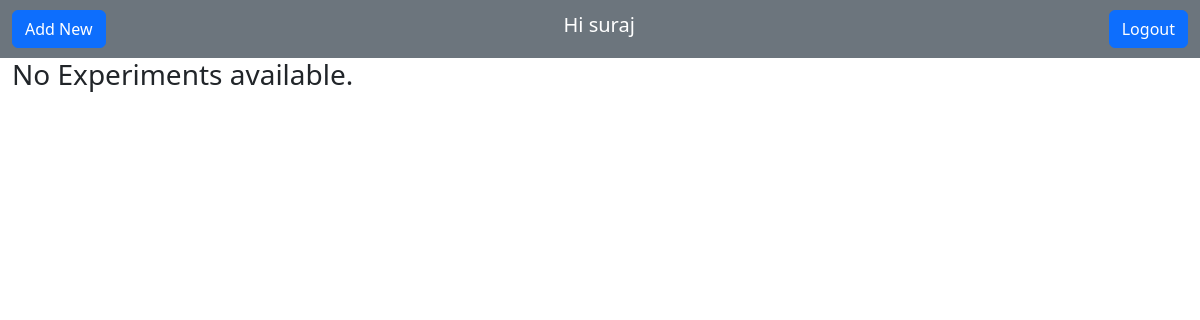
Before: /exp-admin (signed in) with the older database file.
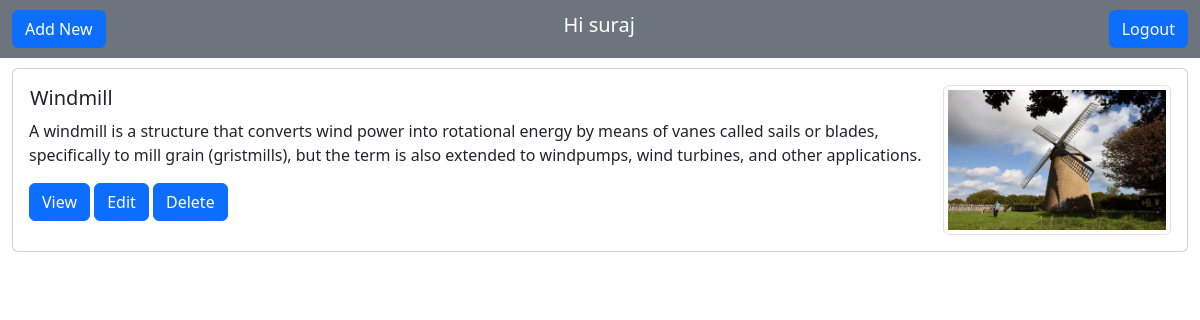
After: the same page with the newer database file.
### diy/models.py (models this page shows, shortened)
class Experiments(models.Model):
    user = models.ForeignKey(
        User, on_delete=models.CASCADE, null=True, blank=True)
    exp_name = models.CharField(blank=False, max_length=100)
    description = models.TextField(blank=False, null=False)
    difficulty = models.IntegerField(blank=False)
    subject = models.CharField(blank=False, max_length=100)
    image = models.ImageField(upload_to='images/')
    safety = models.TextField(blank=False)
    claps = models.IntegerField(null=True, blank=True,default=1)
    steps = models.TextField(blank=True)
    class Meta:
        order_with_respect_to = 'user'

### diy/views.py (the view)
# urls.py: path("exp-admin", ExpList.as_view(), name="exp_list"),
class ExpList(LoginRequiredMixin, ListView):
    model = Experiments
    context_object_name= "exp_list"
    template_name = "diy/experiments_list.html"
    def get_context_data(self, **kwargs):
        context = super().get_context_data(**kwargs)
        context['exp_list'] = context['exp_list'].filter(user=self.request.user)
        return context

### diy/templates/diy/experiments_list.html (shortened to what this page needs)
<!DOCTYPE html>
<html lang="en">
<head>
    <link rel="stylesheet" href="https://cdn.jsdelivr.net/npm/bootstrap@5.2.0/dist/css/bootstrap.min.css">
</head>
<body>
    <nav class="navbar navbar-expand-lg bg-secondary">
        <div class="container-fluid">
                <a class="btn btn-primary text-bg-primary display-8" href="{% url 'experiment_create' %}" style="text-decoration:none ;">Add New</a>
            {% if request.user.is_authenticated %}
                <div class="navbar-brand h2 display-7" style="color: white;">Hi {{request.user}} {{color}}</div>
                    <a class="btn btn-primary justify-content-end text-bg-primary display-8" href="{% url 'logout' %}" style="text-decoration:none ;">Logout</a>
            {% else %}
                    <a class="btn btn-primary ustify-content-end text-bg-primary display-8" href="{% url 'login' %}" style="text-decoration:none ;">Login</a>
            {% endif %}
        </div>
    </nav>
    <div class="container-fluid">
        {% for exp in exp_list %}
        <div class="card" style="width: 100%; margin-top:10px; margin-bottom: 10px;">
            <div class="card-body">
                <table>
                    <thead>
                        <tr>
                            <th><h5 class="card-title">{{exp.exp_name}}</h5></th>
                        </tr>
                        <tr>
                            <img src="{{ exp.image.url }}" class="img-fluid img-thumbnail" style="width: 20%; height: 150px; float: right;" />
                        </tr>
                    </thead>
                </table>
                <p class="card-text">{{exp.description}}</p>
                <a class="btn btn-primary" href="{% url 'experiment' exp.id%}">View</a>
                <a class="btn btn-primary" href="{% url 'experiment_update' exp.id%}">Edit</a>
                <a class="btn btn-primary" href="{% url 'experiment_delete' exp.id%}">Delete</a>
            </div>
        </div>
        {% empty %}
        <h3>No Experiments available.</h3>
    {% endfor %}
    </div>
</body>
</html>

Changed rows visible on the page:
now on this page (row edited): Experiments: exp_name "Windmill", image (picture), description "A windmill is a structure that converts wind power into rotational energy by means of vanes called sails or blades, specifically to mill grain (gristmills), but the term is also extended to windpumps, wind turbines, and other applications."
Other visible differences:
text no longer shown: "No Experiments available."
